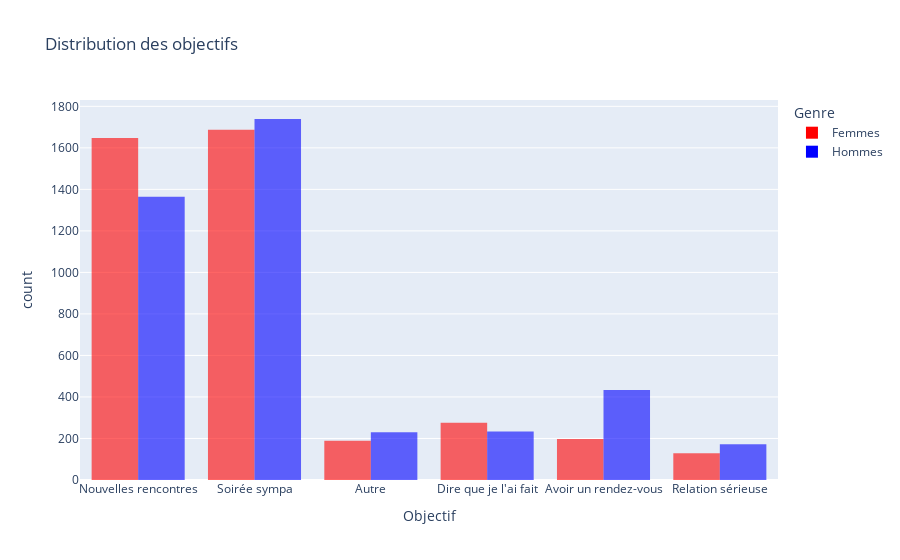

Notebook cell for this chart:
### Markdown cell above
Répartition des objectifs de l'évènement

### Code cell
fig = px.histogram(df_tinder, x='goal', color='gender',
                   color_discrete_map={'Hommes': 'blue', 'Femmes': 'red'},
                   title='Distribution des objectifs',
                   labels={'goal': 'Objectif', 'gender': 'Genre'},
                   barmode='group', opacity=0.6)
fig.show()

### Figure 1 — Plotly figure (JSON) as saved in the notebook; plotly's stock layout.template omitted (floating-point values rounded to 4 significant figures; data arrays with more than 128 entries replaced by an {"elided": "..."} marker saying what was removed)
{"data": [{"alignmentgroup": "True", "bingroup": "x", "hovertemplate": "Genre=Femmes<br>Objectif=%{x}<br>count=%{y}<extra></extra>", "legendgroup": "Femmes", "marker": {"color": "red", "opacity": 0.6, "pattern": {"shape": ""}}, "name": "Femmes", "offsetgroup": "Femmes", "orientation": "v", "showlegend": true, "type": "histogram", "x": {"elided": "4184 str values"}, "xaxis": "x", "yaxis": "y"}, {"alignmentgroup": "True", "bingroup": "x", "hovertemplate": "Genre=Hommes<br>Objectif=%{x}<br>count=%{y}<extra></extra>", "legendgroup": "Hommes", "marker": {"color": "blue", "opacity": 0.6, "pattern": {"shape": ""}}, "name": "Hommes", "offsetgroup": "Hommes", "orientation": "v", "showlegend": true, "type": "histogram", "x": {"elided": "4194 str values"}, "xaxis": "x", "yaxis": "y"}], "layout": {"barmode": "group", "legend": {"title": {"text": "Genre"}, "tracegroupgap": 0}, "title": {"text": "Distribution des objectifs"}, "xaxis": {"anchor": "y", "domain": [0, 1], "title": {"text": "Objectif"}}, "yaxis": {"anchor": "x", "domain": [0, 1], "title": {"text": "count"}}}}
